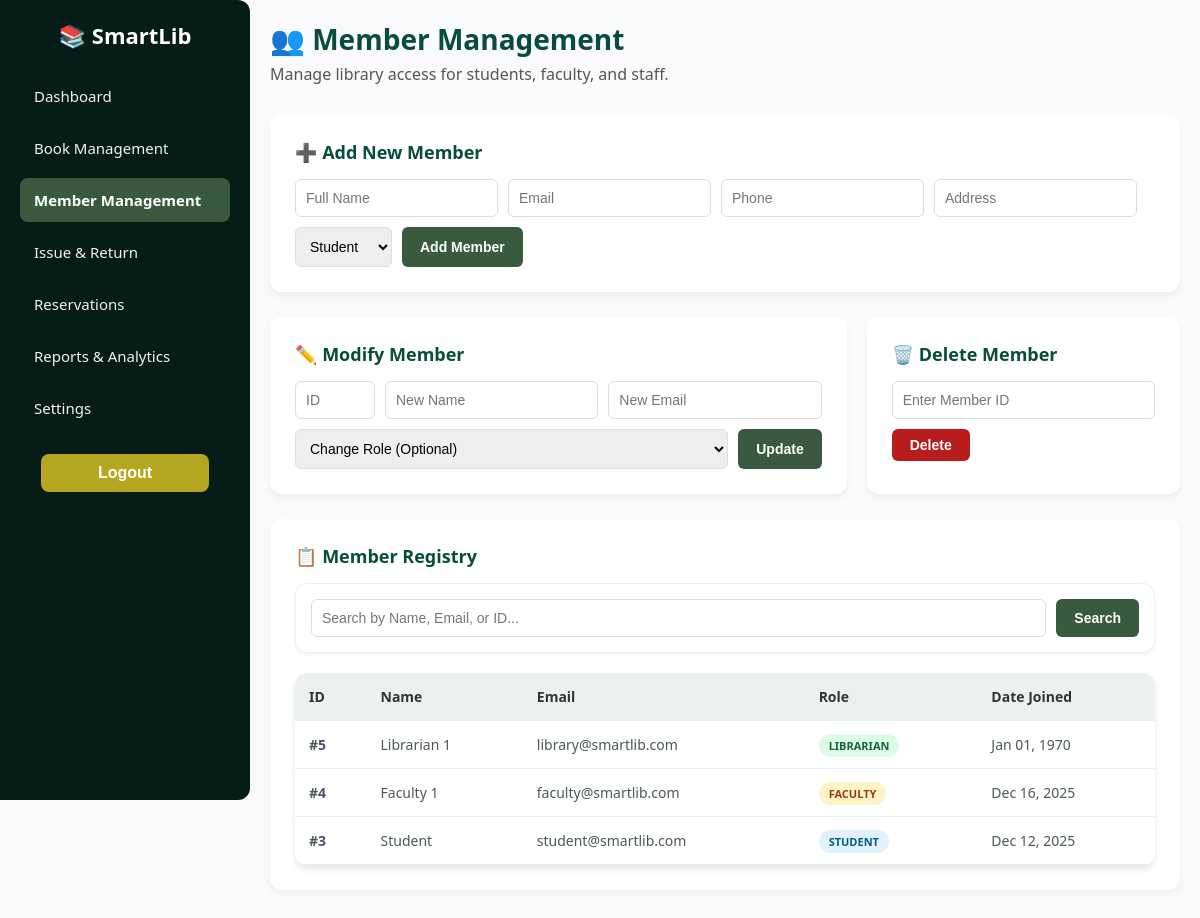
Screenshot of /librarian/member-management.php (signed in) with the database file from the repository.
### tables this page shows
CREATE TABLE `members` (
  `member_id` int(11) NOT NULL,
  `name` varchar(255) NOT NULL,
  `email` varchar(255) NOT NULL,
  `phone` varchar(100) DEFAULT NULL,
  `address` text DEFAULT NULL,
  `role` varchar(100) NOT NULL,
  `password` varchar(255) NOT NULL,
  `registration_date` varchar(100) NOT NULL
);

### librarian/member-management.php (the view, shortened to what this page needs)
<?php
include '../SmartLib.php';
$search = $_GET['search'] ?? '';
if (!empty($search)) {
  $query = "SELECT * FROM members WHERE name LIKE ? OR email LIKE ? OR member_id = ? ORDER BY member_id DESC";
  $stmt = $conn->prepare($query);
  $term = "%$search%";
  $stmt->bind_param("sss", $term, $term, $search);
  $stmt->execute();
  $members = $stmt->get_result();
} else {
  $members = $conn->query("SELECT * FROM members ORDER BY member_id DESC");
}
?>
<!DOCTYPE html>
<html lang="en">
<head>
  <link rel="stylesheet" href="../assets/styles/theme.css">
  <link rel="stylesheet" href="../assets/styles/layout.css">
  <link rel="stylesheet" href="../assets/styles/student.css">
</head>
<body>
  <?php include '../partials/sidebar.php'; ?>
  <div class="main-content">
    <div class="content-header">
      <h1>👥 Member Management</h1>
      <p>Manage library access for students, faculty, and staff.</p>
    </div>
    <div class="action-section">
      <h2>➕ Add New Member</h2>
      <form method="post">
        <input type="text" name="name" placeholder="Full Name" required>
        <input type="email" name="email" placeholder="Email" required>
        <input type="text" name="phone" placeholder="Phone">
        <input type="text" name="address" placeholder="Address">
        <select name="role" required>
          <option value="student">Student</option>
        </select>
        <button type="submit" name="add_member">Add Member</button>
      </form>
    </div>
    <div style="display: flex; gap: 20px;">
      <div class="action-section" style="flex: 2;">
        <h2>✏️ Modify Member</h2>
        <form method="post">
          <input type="number" name="member_id" placeholder="ID" required style="width: 80px; flex: none;">
          <input type="text" name="name" placeholder="New Name" style="flex: 1;">
          <input type="email" name="email" placeholder="New Email" style="flex: 1;">
          <select name="role" style="flex: 1;">
            <option value="">Change Role (Optional)</option>
          </select>
          <button type="submit" name="modify_member">Update</button>
        </form>
      </div>
      <div class="action-section" style="flex: 1;">
        <h2>🗑️ Delete Member</h2>
        <form method="post" onsubmit="return confirm('Confirm Delete?');">
          <input type="number" name="delete_id" placeholder="Enter Member ID" required style="flex: 1;">
          <button type="submit" name="delete_member" class="btn-delete">Delete</button>
        </form>
      </div>
    </div>
    <div class="action-section">
      <h2>📋 Member Registry</h2>
      <form method="GET" class="search-box">
        <input type="text" name="search" placeholder="Search by Name, Email, or ID..."
          value="<?= htmlspecialchars($search) ?>">
        <button type="submit">Search</button>
      </form>
      <table>
        <thead>
          <tr>
            <th>ID</th>
            <th>Name</th>
            <th>Email</th>
            <th>Role</th>
            <th>Date Joined</th>
          </tr>
        </thead>
        <tbody>
          <?php if ($members->num_rows > 0): ?>
            <?php while ($m = $members->fetch_assoc()): ?>
              <tr>
                <td><strong>#<?= $m['member_id'] ?></strong></td>
                <td><?= htmlspecialchars($m['name']) ?></td>
                <td><?= htmlspecialchars($m['email']) ?></td>
                <td>
                  <span class="role-badge role-<?= strtolower($m['role']) ?>">
                    <?= $m['role'] ?>
                  </span>
                </td>
                <td><?= date("M d, Y", strtotime($m['registration_date'])) ?></td>
              </tr>
            <?php endwhile; ?>
          <?php else: ?>
            <tr>
              <td colspan="5" style="text-align:center; padding:30px;">No members found in the records.</td>
            </tr>
          <?php endif; ?>
        </tbody>
      </table>
    </div>
  </div>
</body>
</html>

### assets/styles/theme.css (style rules this page uses)
:root { --green-950: #03110d; --green-900: #061d17; --green-800: #083326; --green-700: #064e3b; --green-600: #1f5134; --green-500: #2f6b4a; --green-400: #3a5a40; --green-300: #7fbf9f; --green-200: #bfe3d1; --green-100: #e7f5ef; --accent: #10b981; --danger: #c0392b; --warning: #b5a820; --text: #333333; --muted: #555555; --bg: #f9fafb; --white: #ffffff; --shadow: 0 4px 12px rgba(0, 0, 0, 0.12); --soft-shadow: 0 6px 18px rgba(0, 0, 0, 0.14); --radius: 12px; }
* { margin: 0; padding: 0; box-sizing: border-box; }
html, body { height: 100%; font-family: "Segoe UI", Arial, sans-serif; color: var(--text); background: var(--bg); }

### assets/styles/layout.css (style rules this page uses)
.main-content { margin-left: 250px; padding: 20px; width: calc(100% - 250px); }

### assets/styles/student.css (style rules this page uses)
table { width: 100%; border-collapse: collapse; min-width: 600px; background: var(--white); border-radius: var(--radius); overflow: hidden; box-shadow: var(--shadow); }
thead th { text-align: left; padding: 14px; background: #ecf0f1; color: var(--text); }
tbody td { padding: 14px; border-bottom: 1px solid #eee; }

### librarian/member-management.php (style rules this page uses)
.content-header { margin-bottom: 30px; }
.content-header h1 { font-size: 28px; color: #064e3b; font-weight: 700; margin-bottom: 5px; }
.content-header p { color: #555; font-size: 16px; }
.action-section { background: #fff; border-radius: 12px; box-shadow: 0 4px 6px rgba(0, 0, 0, 0.05); padding: 25px; margin-bottom: 25px; }
.action-section h2 { color: #064e3b; font-size: 18px; margin-bottom: 15px; display: flex; align-items: center; gap: 10px; }
form { display: flex; flex-wrap: wrap; gap: 10px; }
input, select { padding: 10px; border: 1px solid #ddd; border-radius: 6px; font-size: 14px; }
button { background: #3a5a40; color: white; border: none; padding: 8px 18px; border-radius: 6px; cursor: pointer; font-weight: 600; font-size: 14px; transition: background 0.3s; }
.btn-delete { background: #b91c1c !important; }
.search-box { background: #fff; padding: 15px; border-radius: 12px; box-shadow: 0 2px 4px rgba(0, 0, 0, 0.05); margin-bottom: 20px; display: flex; gap: 10px; border: 1px solid #eee; }
.search-box input { flex: 1; }
table { width: 100%; border-collapse: collapse; background: #fff; border-radius: 12px; overflow: hidden; box-shadow: 0 4px 6px rgba(0, 0, 0, 0.1); }
th { background: #f3f4f6; color: #374151; padding: 12px; text-align: left; font-size: 14px; font-weight: 600; border-bottom: 1px solid #eee; }
td { padding: 12px; border-bottom: 1px solid #eee; font-size: 14px; color: #4b5563; }
.role-badge { padding: 4px 10px; border-radius: 20px; font-size: 11px; font-weight: bold; text-transform: uppercase; }
.role-librarian { background: #dcfce7; color: #166534; }
.role-student { background: #e0f2fe; color: #075985; }
.role-faculty { background: #fef3c7; color: #92400e; }

### rows the page displays
members: member_id "5", name "Librarian 1", email "library@smartlib.com", role "LIBRARIAN", registration_date "Jan 01, 1970"
members: member_id "4", name "Faculty 1", email "faculty@smartlib.com", role "FACULTY", registration_date "Dec 16, 2025"
members: member_id "3", name "Student", email "student@smartlib.com", role "STUDENT", registration_date "Dec 12, 2025"
